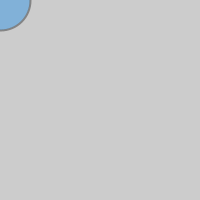
Frame 1 (no input)
Frame 60 (the mouse pressed at the canvas centre just before this capture): identical to frame 1, image omitted
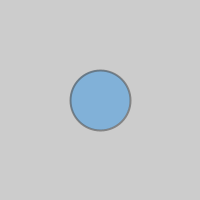
Frame 120 (the mouse held since frame 60 and released just before this capture)

The Processing sketch that drew these frames (run headless with seeded random() and noise(); from frame 60 on, the mouse is pressed at the canvas centre):

// Processing sketch: processing_intro_11
// ── processing_intro_11.pde
/*
 Introducción a Processing.org
 Ejemplo 11: Interacción I: uso de valores ingresados por
 dispositivos de entrada como ratón y teclado mediante el
 uso de variables de sistema.
 */

int factorEscala = 2;

void settings() {
  size (factorEscala * 100, factorEscala * 100);
  smooth();
}
void setup() {
  colorMode(HSB, 360, 100, 100, 100);
}
void draw() {
  background(0, 0, 80);
  strokeWeight(factorEscala);
  strokeJoin(ROUND);
  // círculo
  stroke(0, 0, 33, 60);
  fill(207, 65, 88, 60);
  
  // mouseX y mouseY son variables de sistema.
  ellipse(mouseX, mouseY, factorEscala * 30, factorEscala * 30);
}
